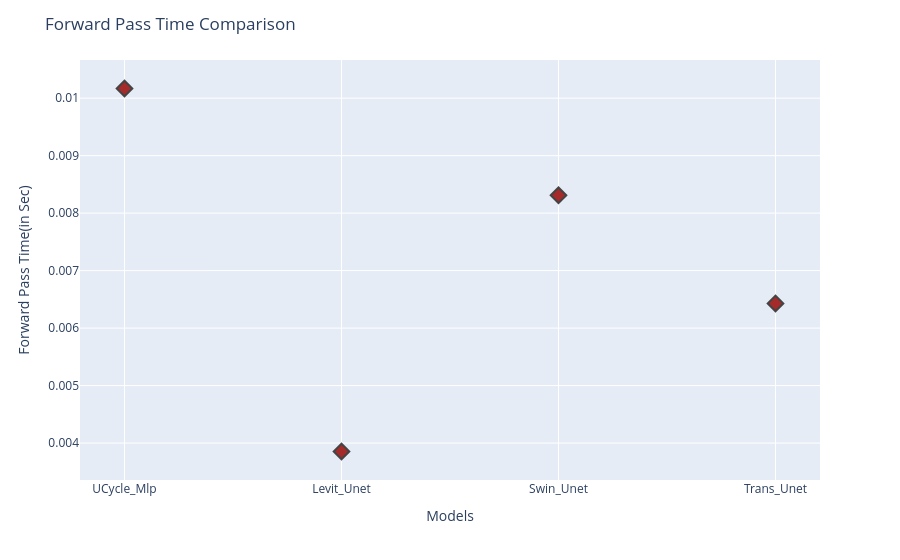

Notebook code for this chart:
### Code cell
fig = px.scatter(model_metrics_df, y="forward pass time(in sec)", x="models", )
# fig.update_traces(marker_size=10)
fig.update_traces(marker=dict(size=12, symbol='diamond', color='brown', line=dict(width=2,)))
fig.update_layout(
    title="Forward Pass Time Comparison",
    xaxis_title="Models",
    yaxis_title="Forward Pass Time(in Sec)",
    # template="plotly_light",  # Dark theme
    showlegend=False,  # Remove legend if not needed
    xaxis=dict(showgrid=True, zeroline=False),  # Show grid lines
    yaxis=dict(showgrid=True, zeroline=False),  # Show grid lines
)
fig.show()

### Figure 1 — Plotly figure (JSON) as saved in the notebook; plotly's stock layout.template omitted (floating-point values rounded to 4 significant figures)
{"data": [{"hovertemplate": "models=%{x}<br>forward pass time(in sec)=%{y}<extra></extra>", "legendgroup": "", "marker": {"color": "brown", "line": {"width": 2}, "size": 12, "symbol": "diamond"}, "mode": "markers", "name": "", "orientation": "v", "showlegend": false, "type": "scatter", "x": ["UCycle_Mlp", "Levit_Unet", "Swin_Unet", "Trans_Unet"], "xaxis": "x", "y": [0.01017, 0.003853, 0.008311, 0.006429], "yaxis": "y"}], "layout": {"legend": {"tracegroupgap": 0}, "margin": {"t": 60}, "showlegend": false, "title": {"text": "Forward Pass Time Comparison"}, "xaxis": {"anchor": "y", "domain": [0, 1], "showgrid": true, "title": {"text": "Models"}, "zeroline": false}, "yaxis": {"anchor": "x", "domain": [0, 1], "showgrid": true, "title": {"text": "Forward Pass Time(in Sec)"}, "zeroline": false}}}
